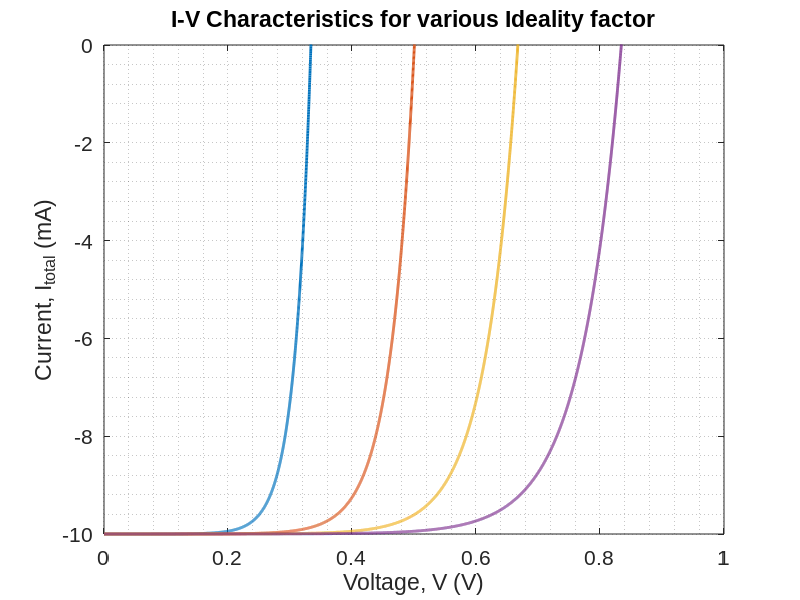

Write MATLAB code to recreate this figure. (Note: this script raises an error after producing the figure.)
clc;
clear;
close all;

set(0, 'DefaultAxesFontName', 'Arial');
set(0, 'DefaultAxesFontSize', 15);
%% 
e   = 1.6e-19;
T   = 300;                              % K
Io  = 25e-9;                            % A
kb  = 1.38e-23;
K   = 10e-3/500;
Irr = 500;                              % W/m^2

n   = linspace(1,2.5,4);                % ideality factor
V   = 0:0.0001:1;                      % voltage

Iph = K*Irr;

%% I-V Characteristics

figure(1)
V_oc = zeros(1,length(n)); % Initialization
I_sc = zeros(1,length(n));
P_max = zeros(1,length(n));
R_opt = zeros(1,length(n));
FF = zeros(1,length(n));

for i = 1:length(n)
    
    I_total = -Iph + Io.*(exp((e.*V)./(n(i).*kb*T))-1);
    P = (-I_total).*V;

    V_oc(i) = V(find(I_total<=0,1,'last'));
    I_sc(i) = Iph;

    P_max(i) = max(P);

    R_opt(i) = abs(V(P==P_max(i))/I_total(P==P_max(i))); %V/I at Pmax
    FF(i) = P_max(i)/(V_oc(i)*I_sc(i));

    plot(V,I_total*1e3,'linewidth',2);
    hold on;

end

xlabel('Voltage, V (V)')
ylabel('Current, I_{total} (mA)')
grid minor;
title("I-V Characteristics for various Ideality factor")

ylim([-10 0]);
legend("n ="+num2str(n(:)),"Location","best")

legend box off
%% Voc vs n

figure(2)
plot(n,V_oc,'linewidth',2);

xlabel('Ideality Factor, n')
ylabel('V_{oc} (V)')
grid minor;
title("V_{oc} vs Ideality Factor")

%% Isc vs n

figure(3)
plot(n,-I_sc*1e3,'linewidth',2);

xlabel('Ideality Factor, n')
ylabel('I_{sc} (mA)')
grid minor;
title("I_{sc} vs Ideality Factor")

%% Pmax vs n

figure(4)
plot(n,P_max*1e3,'linewidth',2);
hold on;

xlabel('Ideality Factor, n')
ylabel('P_{max} (mW)')
grid minor;
title("P_{max} vs Ideality Factor");
%% Ropt vs n

figure(5)
plot(n,R_opt,'linewidth',2);
xlabel('Ideality Factor, n')
ylabel('Optimum Load Resistance, R_{opt} (\Omega)')
grid minor;
title("Optimum Load Resistance vs Ideality Factor of Si Solar Cell")
%% FF vs n

figure(6)
plot(n,FF,'linewidth',2);
xlabel('Ideality Factor, n')
ylabel('Fill Factor, FF')
grid minor;
title("Fill factor vs Ideality Factor of Si Solar Cell")
